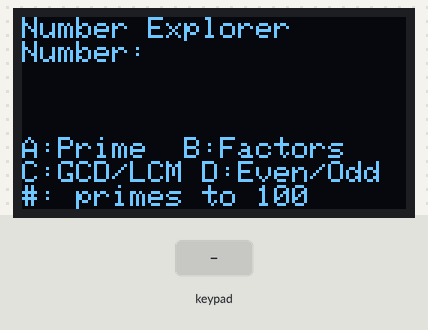
Recording of a sketch running on a simulated ESP32. Shown: 128×64 one-colour display. Inputs (shaded band) come from the test bench.

Above: at 1.2 s.
1.3 s: keypad keys 1 3 1 2 1 4 2 7 A pressed 0.4 s apart
At 4.8 s:
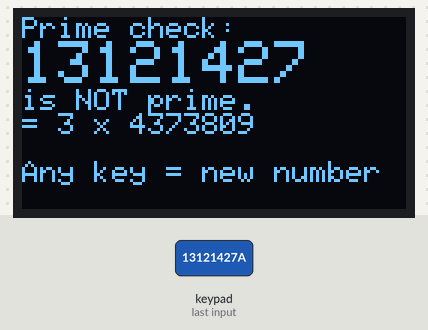
6.4 s: keypad keys 1 3 1 2 1 4 2 7 D pressed 0.4 s apart
At 11.0 s:
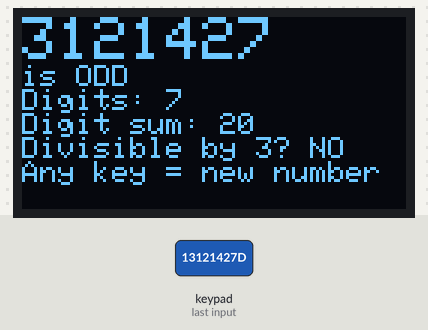
11.5 s: keypad keys 2 6 2 5 3 3 3 2 D pressed 0.4 s apart
At 15.1 s:
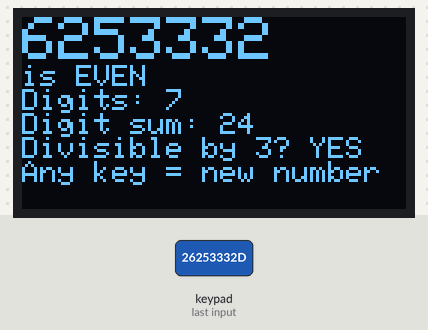
16.6 s: keypad keys 1 3 1 2 1 4 2 7 A pressed 0.4 s apart
At 21.2 s:
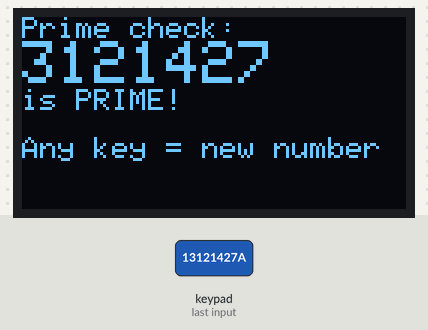
21.7 s: key '1' pressed
At 22.5 s:
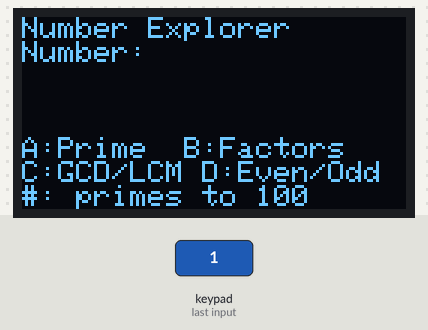
23.2 s: key '#' pressed
At 23.7 s:
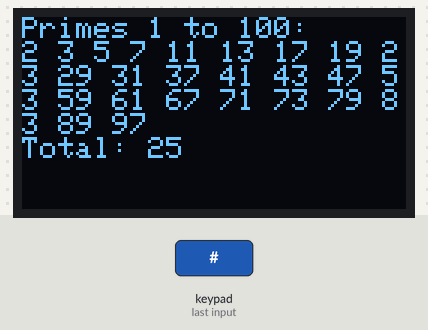
Timing chart, 0 to 25.7 s (numbered marks = the images above; inputs shaded):
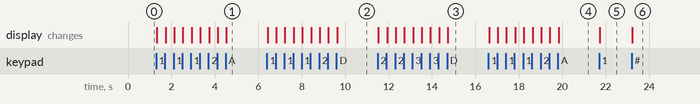

The sketch:

C1_Prime_List.ino
```cpp
#include <Wire.h>
#include <Adafruit_GFX.h>
#include <Adafruit_SSD1306.h>
#include <Keypad.h>

#define SCREEN_WIDTH 128
#define SCREEN_HEIGHT 64
Adafruit_SSD1306 display(SCREEN_WIDTH, SCREEN_HEIGHT, &Wire, -1);

const byte ROWS = 4;
const byte COLS = 4;
char keys[ROWS][COLS] = {
  {'1','2','3','A'},
  {'4','5','6','B'},
  {'7','8','9','C'},
  {'*','0','#','D'}
};
byte rowPins[ROWS] = {13, 12, 14, 27};
byte colPins[COLS] = {26, 25, 33, 32};
Keypad keypad = Keypad(makeKeymap(keys), rowPins, colPins, ROWS, COLS);

// ---------- NEW: NUMBER EXPLORER STATE ----------
String currentInput = "";
unsigned long num1 = 0;
unsigned long num2 = 0;
int stage = 1;   // 1 = typing a number, 2 = typing 2nd number (GCD), 3 = result

void setup() {
  Serial.begin(115200);
  if (!display.begin(SSD1306_SWITCHCAPVCC, 0x3C)) {
    Serial.println("OLED not found");
    while (true);
  }
  display.setTextColor(SSD1306_WHITE);
  showScreen();
}

void loop() {
  char key = keypad.getKey();
  if (!key) return;

  if (key == '*' || stage == 3) {      // * clears; any key after a result too
    resetExplorer();
    return;
  }

  if (key >= '0' && key <= '9') {       // a digit: add it (max 9 digits)
    if (currentInput.length() < 9) {
      currentInput += key;
    }
    showScreen();
    return;
  }

  // CHALLENGE 1: # with no number = list all primes from 1 to 100
  if (key == '#' && stage == 1 && currentInput.length() == 0) {
    showPrimeList();
    stage = 3;
    return;
  }

  if (currentInput.length() == 0) return;   // type a number first!

  if (stage == 1) {
    num1 = currentInput.toInt();
    if (key == 'A') {
      showPrime(num1);
      stage = 3;
    }
    else if (key == 'B') {
      showFactors(num1);
      stage = 3;
    }
    else if (key == 'C') {             // GCD needs a second number
      currentInput = "";
      stage = 2;
      showScreen();
    }
    else if (key == 'D') {
      showEvenOdd(num1);
      stage = 3;
    }
  }
  else if (stage == 2 && key == '#') {
    num2 = currentInput.toInt();
    showGcdLcm(num1, num2);
    stage = 3;
  }
}

// ---------- MATHS FUNCTIONS ----------

// Returns the smallest factor of n (bigger than 1),
// or 0 if there is none (which means n is prime).
unsigned long smallestFactor(unsigned long n) {
  unsigned long d = 2;
  unsigned long found = 0;
  while (d * d <= n) {
    if (n % d == 0) {          // remainder 0: d divides n exactly
      found = d;
      break;                   // found one: stop the loop early
    }
    d++;
  }
  return found;
}

// Greatest Common Divisor, using Euclid's method
unsigned long gcd(unsigned long a, unsigned long b) {
  while (b != 0) {
    unsigned long r = a % b;
    a = b;
    b = r;
  }
  return a;
}

// ---------- SCREENS ----------

void showScreen() {
  display.clearDisplay();
  display.setTextSize(1);
  display.setCursor(0, 0);
  if (stage == 1) {
    display.println("Number Explorer");
    display.println("Number:");
    display.setTextSize(2);
    display.println(currentInput);
    display.setTextSize(1);
    display.println("");
    display.println("A:Prime  B:Factors");
    display.println("C:GCD/LCM D:Even/Odd");
    display.println("#: primes to 100");
  }
  else if (stage == 2) {
    display.println("GCD / LCM");
    display.print("1st: ");
    display.println(num1);
    display.println("2nd number:");
    display.setTextSize(2);
    display.println(currentInput);
    display.setTextSize(1);
    display.println("# = Calculate");
  }
  display.display();
}

void startResult() {
  display.clearDisplay();
  display.setTextSize(1);
  display.setCursor(0, 0);
}

void showPrime(unsigned long n) {
  startResult();
  display.println("Prime check:");
  display.setTextSize(2);
  display.println(n);
  display.setTextSize(1);
  if (n < 2) {
    display.println("is NOT prime.");
    display.println("(Primes start at 2)");
  } else {
    unsigned long f = smallestFactor(n);
    if (f == 0) {
      display.println("is PRIME!");
    } else {
      display.println("is NOT prime.");
      display.print("= ");
      display.print(f);
      display.print(" x ");
      display.println(n / f);
    }
  }
  display.println("");
  display.println("Any key = new number");
  display.display();
}

void showFactors(unsigned long n) {
  startResult();
  if (n == 0 || n > 100000) {
    display.println("Factors tool works");
    display.println("for 1 to 100000.");
    display.println("");
    display.println("Any key = new number");
    display.display();
    return;
  }
  String list = "";
  int count = 0;
  for (unsigned long d = 1; d <= n; d++) {
    if (n % d == 0) {
      list += String(d) + " ";
      count++;
    }
  }
  display.print(n);
  display.print(" has ");
  display.print(count);
  display.println(" factors:");
  display.println(list);
  display.display();
}

void showGcdLcm(unsigned long a, unsigned long b) {
  startResult();
  if (a == 0 || b == 0) {
    display.println("Use numbers above 0");
  } else {
    unsigned long g = gcd(a, b);
    unsigned long long lcm = (unsigned long long)(a / g) * b;
    display.print(a);
    display.print(" and ");
    display.println(b);
    display.println("");
    display.print("GCD = ");
    display.println(g);
    display.print("LCM = ");
    display.println(lcm);
  }
  display.println("");
  display.println("Any key = new number");
  display.display();
}

void showEvenOdd(unsigned long n) {
  int digitSum = 0;
  int digitCount = 0;
  unsigned long temp = n;
  while (temp > 0) {
    digitSum += temp % 10;     // take the last digit
    temp = temp / 10;          // remove the last digit
    digitCount++;
  }
  if (n == 0) digitCount = 1;

  startResult();
  display.setTextSize(2);
  display.println(n);
  display.setTextSize(1);
  if (n % 2 == 0) {
    display.println("is EVEN");
  } else {
    display.println("is ODD");
  }
  display.print("Digits: ");
  display.println(digitCount);
  display.print("Digit sum: ");
  display.println(digitSum);
  display.print("Divisible by 3? ");
  display.println(n % 3 == 0 ? "YES" : "NO");
  display.println("Any key = new number");
  display.display();
}

void resetExplorer() {
  currentInput = "";
  num1 = 0;
  num2 = 0;
  stage = 1;
  showScreen();
}

// CHALLENGE 1: every prime from 1 to 100
void showPrimeList() {
  startResult();
  display.println("Primes 1 to 100:");
  int count = 0;
  for (unsigned long n = 2; n <= 100; n++) {
    if (smallestFactor(n) == 0) {     // no factor found = prime
      display.print(n);
      display.print(" ");
      count++;
    }
  }
  display.println("");
  display.print("Total: ");
  display.println(count);
  display.display();
}
```

Measured:
- after the input at 1.3 s, the display: first changes at once (image 1 shows a later state)
- after the input at 6.4 s, the display: first changes at once (image 2 shows a later state)
- after the input at 11.5 s, the display: first changes at once (image 3 shows a later state)
- after the input at 16.6 s, the display: first changes at once (image 4 shows a later state)
- after the input at 21.7 s, the display: changes at once (image 5)
- after the input at 23.2 s, the display: changes at once (image 6)
